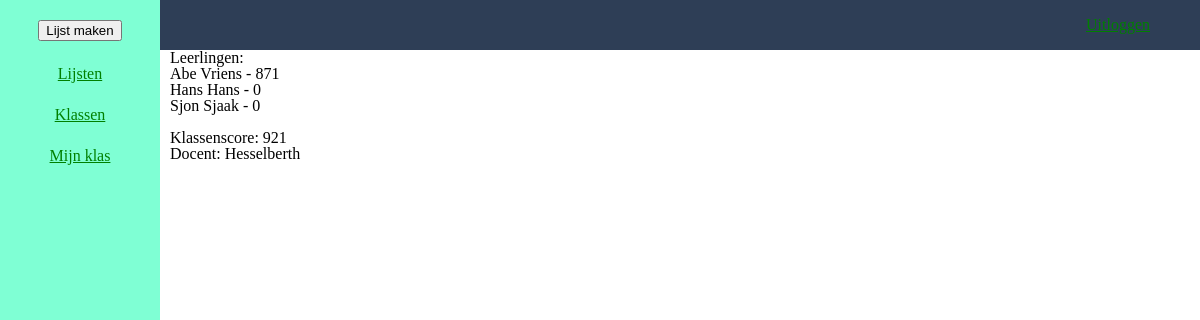
Page /klas?klasId=1 (signed in) on the committed database.
### tables this page shows
CREATE TABLE `users` (
  `userId` int(11) NOT NULL,
  `klasId` int(11) DEFAULT NULL,
  `userUsername` varchar(250) NOT NULL,
  `userEmail` varchar(535) NOT NULL,
  `userVolledigenaam` varchar(535) NOT NULL,
  `userPassword` varchar(535) NOT NULL,
  `userType` varchar(255) NOT NULL DEFAULT 'Leerling',
  `userScore` int(11) NOT NULL DEFAULT 0
);

CREATE TABLE `klassen` (
  `klasId` int(11) NOT NULL,
  `klasNaam` varchar(255) NOT NULL,
  `klasNiveau` varchar(255) NOT NULL,
  `klasJaar` int(11) NOT NULL,
  `klasScore` int(11) NOT NULL,
  `klasDocent` varchar(535) NOT NULL
);

### klas.php (the view, shortened to what this page needs)
<?php
include 'loginHeader.php';
include 'sidebar.php';
?>
<main class="main-sidebar">
    <div class="leerlingDiv">
        <p>Leerlingen:</p>
        <?php
        require "includes/dbh.inc.php";
        $sql = "SELECT t1.* FROM users AS t1 JOIN klassen AS t2 ON t1.klasId = t2.klasId WHERE t1.klasId=? ORDER BY userVolledigenaam ASC";
        $stmt = mysqli_stmt_init($conn);
        if(!mysqli_stmt_prepare($stmt, $sql)) {
            header("Location: /?error=sqlerror");
            exit();
        } else {
            mysqli_stmt_bind_param($stmt, "i", $_GET['klasId']);
            mysqli_stmt_execute($stmt);
            $result = mysqli_stmt_get_result($stmt);
            if(mysqli_num_rows($result) > 0) {
                while($leerling = mysqli_fetch_assoc($result)) {
        ?>
                <p><?php echo $leerling['userVolledigenaam'] ?> - <?php echo $leerling['userScore'] ?></p>
        <?php
                }
            }
        }
        ?>
    </div>
    <br>
    <div class="klasDiv">
        <?php
        require "includes/dbh.inc.php";
        $sql = "SELECT * FROM klassen WHERE klasId=?";
        $stmt = mysqli_stmt_init($conn);
        if(!mysqli_stmt_prepare($stmt, $sql)) {
            header("Location: /?error=sqlerror");
            exit();
        } else {
            mysqli_stmt_bind_param($stmt, "i", $_GET['klasId']);
            mysqli_stmt_execute($stmt);
            $result = mysqli_stmt_get_result($stmt);
            if(mysqli_num_rows($result) > 0) {
                while($klas = mysqli_fetch_assoc($result)) {
        ?>
                <p>Klassenscore: <?php echo $klas['klasScore'] ?></p>
                <p>Docent: <?php echo $klas['klasDocent'] ?></p>
        <?php
                }
            }
        }
        ?>
    </div>
</main>
<?php
include 'defaultFooter.php';
?>

### css/style.css (style rules this page uses)
html, body, div, span, applet, object, iframe, h1, h2, h3, h4, h5, h6, p, blockquote, pre, a, abbr, acronym, address, big, cite, code, del, dfn, em, img, ins, kbd, q, s, samp, small, strike, strong, sub, sup, tt, var, b, u, i, center, dl, dt, dd, ol, ul, li, fieldset, form, label, legend, table, caption, tbody, tfoot, thead, tr, th, td, article, aside, canvas, details, embed, figure, figcaption, footer, header, hgroup, menu, nav, output, ruby, section, summary, time, mark, audio, video { margin: 0; padding: 0; border: 0; font-size: 100%; font: inherit; vertical-align: baseline; }
body { line-height: 1; }
.main-sidebar { margin-left: 160px; padding: 0px 10px; }

### rows in the picture
users: userVolledigenaam "Abe Vriens", userScore "871"
users: userVolledigenaam "Hans Hans", userScore "0"
users: userVolledigenaam "Sjon Sjaak", userScore "0"
klassen: klasScore "921", klasDocent "Hesselberth"
